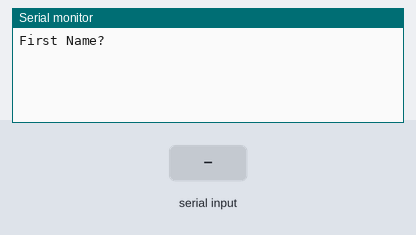
Simulated run of this sketch. Board: Arduino Uno, built with avr-gcc and run on an emulated ATmega328P. Parts: the last lines printed to the serial monitor. The inputs (shaded band) are chosen by the test bench.

Above: at 1.2 s.
1.3 s: "1" received over Serial
At 2.3 s:
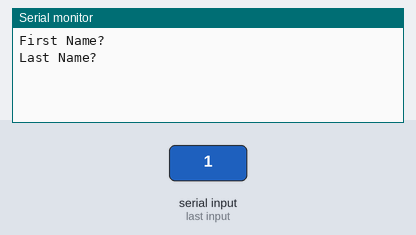
3.0 s: "0" received over Serial
At 3.6 s:
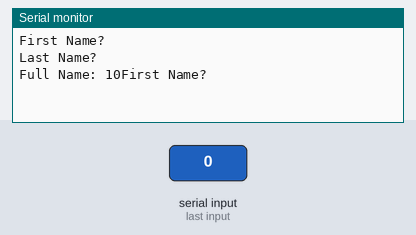

The sketch:

may21h_SerialInput.ino
```cpp
void setup(){
  Serial.begin(9600);
  Serial.setTimeout(200);
}

void loop(){
  String firstName = "";
  String lastName = "";

  Serial.println("First Name?");

  while (firstName.equals("")){
    firstName=Serial.readString();
  }

  Serial.println("Last Name?");

  while (lastName.equals("")){
    lastName=Serial.readString();
  }

  String fullName = String(firstName + lastName);

  Serial.print("Full Name: ");
  Serial.print(fullName);


}
//Lesson
/*void setup() {
  // put your setup code here, to run once:
  Serial.begin(9600);
  Serial.setTimeout(200);
}

void loop() {
  // put your main code here, to run repeatedly:
  String myString = "";
  long int my_int;

  while( myString.equals("") ){
    myString = Serial.readString();
  }

  my_int = myString.toInt();

  Serial.println(my_int * 2);

}*/
```

Measured:
- after the input at 1.3 s, the serial monitor: prints a new line after 0.20 s (image 1)
- after the input at 3.0 s, the serial monitor: prints a new line after 0.20 s (image 2)
